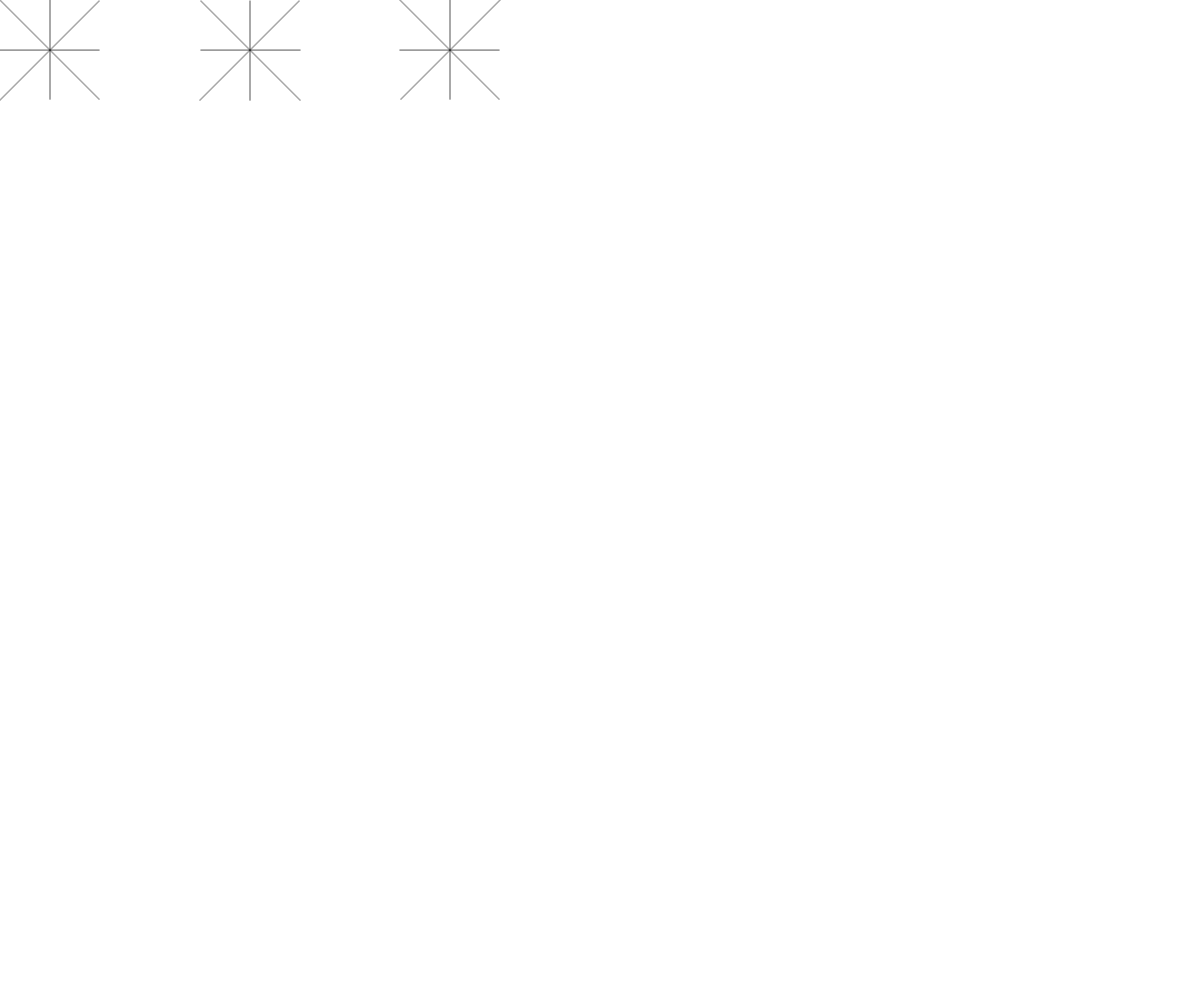
Frame 1 (no input)
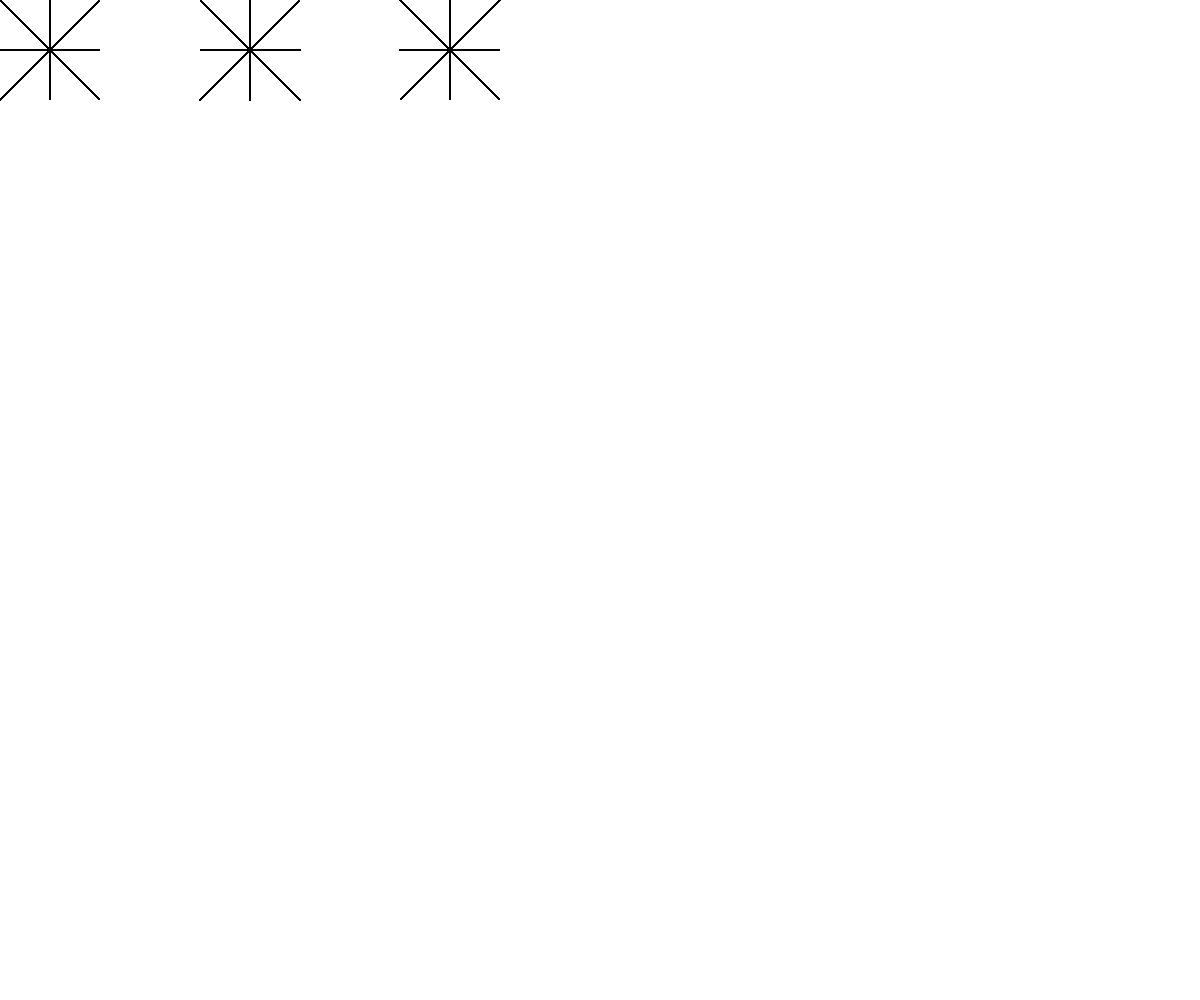
Frame 60 (no input)
Frame 120 (the mouse pressed at the canvas centre since frame 60): identical to frame 60, image omitted

The p5.js sketch that drew these frames (run headless with seeded random() and noise() and a simulated clock; from frame 60 on, the mouse is pressed at the canvas centre):

// p5.js sketch
// ── sketch.js
let img;

function setup() {
	createCanvas(windowWidth, windowHeight);
}

function draw() {
	//bresenham
	alBre(200,0,300,100);
	alBre(200,50,300,50);
	alBre(250,0,250,100);
	alBre(300,0,200,100);


	//punto pendiente
	ecuPP(0,0,100,100);
	ecuPP(0,50,100,50);
	ecuPP(50,0,50,100);
	ecuPP(0,100,100,0);

	//dda
	dda(400,0,500,100);
	dda(400,50,500,50);
	dda(450,0,450,100);
	dda(500,0,400,100);
}

function alBre(x1,y1,x2,y2){
	let dx = Math.abs(x2 - x1);
    let dy = Math.abs(y2 - y1);
	let ddy = 2*dy;
    let dxy = 2*dy - 2*dx;

	let sx = (x1 < x2) ? 1 : -1;
	if(x1 == x2) sx = 0;
    let sy = (y1 < y2) ? 1 : -1;
	if(y1 == y2) sy = 0;
	
	let p = ddy - dx;

	let i=0;

	if(dx == 0){
		d = dy;
	}else{
		d = dx;
	}

	while(i != d){
		if (x1 === x2 && y1 === y2) break;
		if(p<0){
			point(x1+=sx , y1);
			p += ddy;
		}else{
			point(x1+=sx, y1+=sy);
			p += dxy;
		}
		console.log(x1,y1);
		i++;
	}
}

function ecuPP(x1,y1,x2,y2){
	let x = x1;
	let y = y1;
	let stepX = 1;
	let stepY = 1;
	const dx = x2 - x1;
	const dy = y2 - y1;

	if (dx == 0) {
		if (dy < 0) stepY = -1;

		while(y != y2){
			point(x,y);
			y += stepY;
		}
	}
	else{
		const m = dy / dx;
		const b = y1 - m * x1;

		if (dx < 0) stepX = -1;
		while(x != x2){
			point(x,y);
			x += stepX;
			y = m * x + b;
		}
	}

	
}

function dda(x1,y1,x2,y2){
	let x = x1;
	let y = y1;
	let stepX = 1;
	let stepY = 1;
	const dx = x2 - x1;
	const dy = y2 - y1;
	const m = dy / dx;

	if (m >= 0) {
		if (m <= 1) {
			if (dx > 0) {
				while(x < x2){
					point(x,y);
					x++;
					y = y + m;
				}
			}
			else{
				while(x > x2){
					point(x,y);
					x--;
					y = y - m;
				}
			}
		}
		else{
			while(y < y2){
				point(x,y);
				y++;
				x = x + 1/ m;
			}
		}
	}
	else{
		if (m <= -1) {
			while(x > x2){
				point(x,y);
				x--;
				y = y - m;
			}
		}
		else{
			while(y2 < y){
				point(x,y);
				y--;
				x = x - 1/ m;
			}
		}
	}


}
